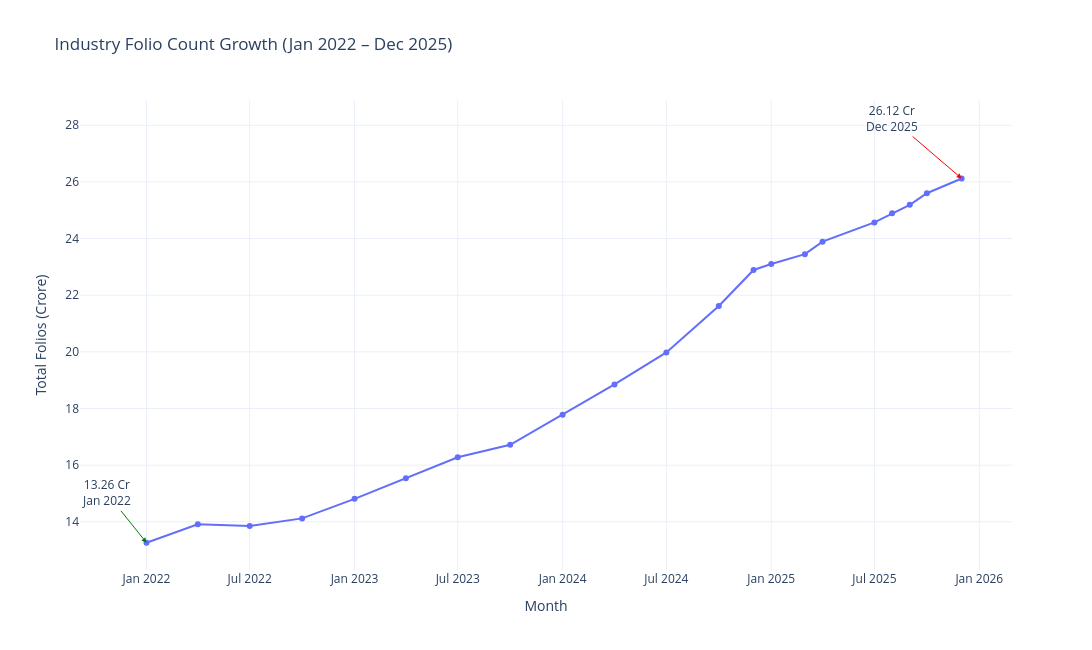

Source (notebook cell):
### Code cell
# Show Chart
fig.show()

### Figure 1 — Plotly figure (JSON) as saved in the notebook; plotly's stock layout.template omitted (floating-point values rounded to 4 significant figures)
{"data": [{"hovertemplate": "Month=%{x}<br>Total Folios (Crore)=%{y}<extra></extra>", "legendgroup": "", "line": {"color": "#636efa", "dash": "solid"}, "marker": {"symbol": "circle"}, "mode": "lines+markers", "name": "", "orientation": "v", "showlegend": false, "type": "scatter", "x": ["2022-01-01T00:00:00.000000000", "2022-04-01T00:00:00.000000000", "2022-07-01T00:00:00.000000000", "2022-10-01T00:00:00.000000000", "2023-01-01T00:00:00.000000000", "2023-04-01T00:00:00.000000000", "2023-07-01T00:00:00.000000000", "2023-10-01T00:00:00.000000000", "2024-01-01T00:00:00.000000000", "2024-04-01T00:00:00.000000000", "2024-07-01T00:00:00.000000000", "2024-10-01T00:00:00.000000000", "2024-12-01T00:00:00.000000000", "2025-01-01T00:00:00.000000000", "2025-03-01T00:00:00.000000000", "2025-04-01T00:00:00.000000000", "2025-07-01T00:00:00.000000000", "2025-08-01T00:00:00.000000000", "2025-09-01T00:00:00.000000000", "2025-10-01T00:00:00.000000000", "2025-12-01T00:00:00.000000000"], "xaxis": "x", "y": [13.26, 13.91, 13.85, 14.12, 14.81, 15.54, 16.28, 16.72, 17.78, 18.85, 19.98, 21.62, 22.89, 23.1, 23.45, 23.89, 24.57, 24.89, 25.19, 25.6, 26.12], "yaxis": "y"}], "layout": {"annotations": [{"arrowcolor": "green", "arrowhead": 2, "ax": -40, "ay": -50, "showarrow": true, "text": "13.26 Cr<br>Jan 2022", "x": "2022-01-01T00:00:00", "y": 13.26}, {"arrowcolor": "red", "arrowhead": 2, "ax": -70, "ay": -60, "showarrow": true, "text": "26.12 Cr<br>Dec 2025", "x": "2025-12-01T00:00:00", "y": 26.12}], "height": 650, "hovermode": "x unified", "legend": {"tracegroupgap": 0}, "title": {"text": "Industry Folio Count Growth (Jan 2022 – Dec 2025)"}, "width": 1300, "xaxis": {"anchor": "y", "domain": [0, 1], "title": {"text": "Month"}}, "yaxis": {"anchor": "x", "domain": [0, 1], "title": {"text": "Total Folios (Crore)"}}}}
